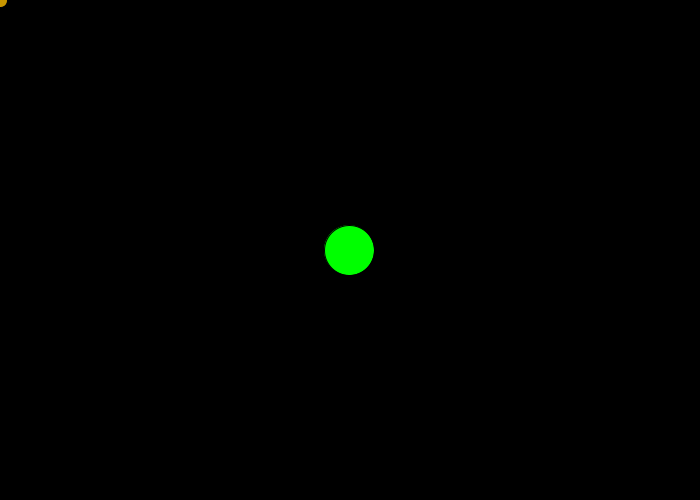
Frame 1 (no input)
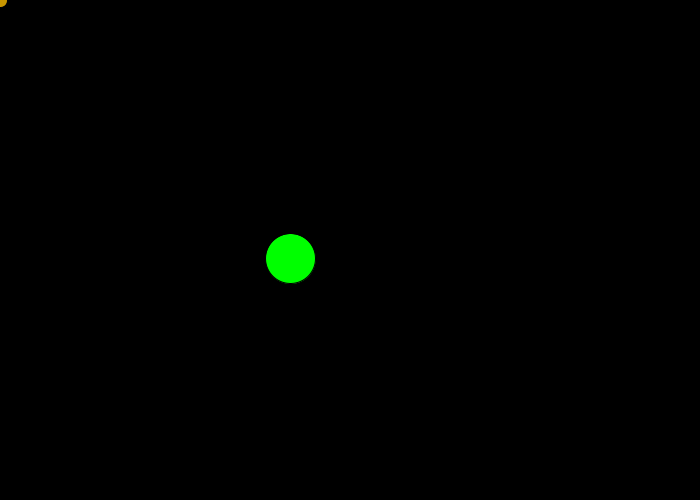
Frame 60 (the mouse pressed at the canvas centre just before this capture)
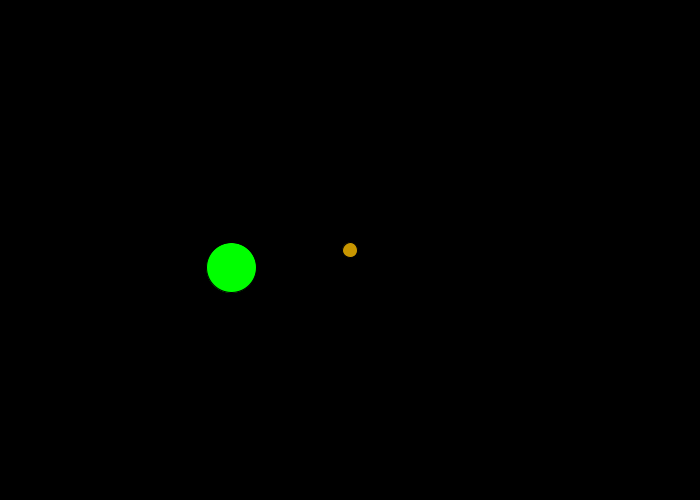
Frame 120 (the mouse held since frame 60 and released just before this capture)

The Processing sketch that drew these frames (run headless with seeded random() and noise(); from frame 60 on, the mouse is pressed at the canvas centre):

// Processing sketch: Colliding_Balls
// ── Colliding_Balls.pde
PVector loc, vel, acc;
int sz = 50;


void setup(){
 size(700,500); 
 //initializing loc, vel, acc
 loc = new PVector(width/2, height/2);
 vel = PVector.random2D();
 acc = new PVector(0,0);
 
}


void draw(){
background(0);

//moving the ball
vel.add(acc);
loc.add(vel);

//check to see if mouse is inside the circle
if(dist(mouseX, mouseY, loc.x, loc.y) < sz/2){
 fill(255,0,0); 
}
else{
 fill(0,255,0); 
}

//draw the ball
ellipse(loc.x, loc.y, sz, sz);

//bounce the ball
if(loc.x + sz/2 > width || loc.x - sz/2 < 0){
 vel.x *= -1;
}
if(loc.y + sz/2 > height || loc.y - sz/2 < 0){
 vel.y *= -1; 
}

//draw a small circle to indicate mouse location
  fill(200,150,0);
 ellipse(mouseX, mouseY, 15, 15);
}
